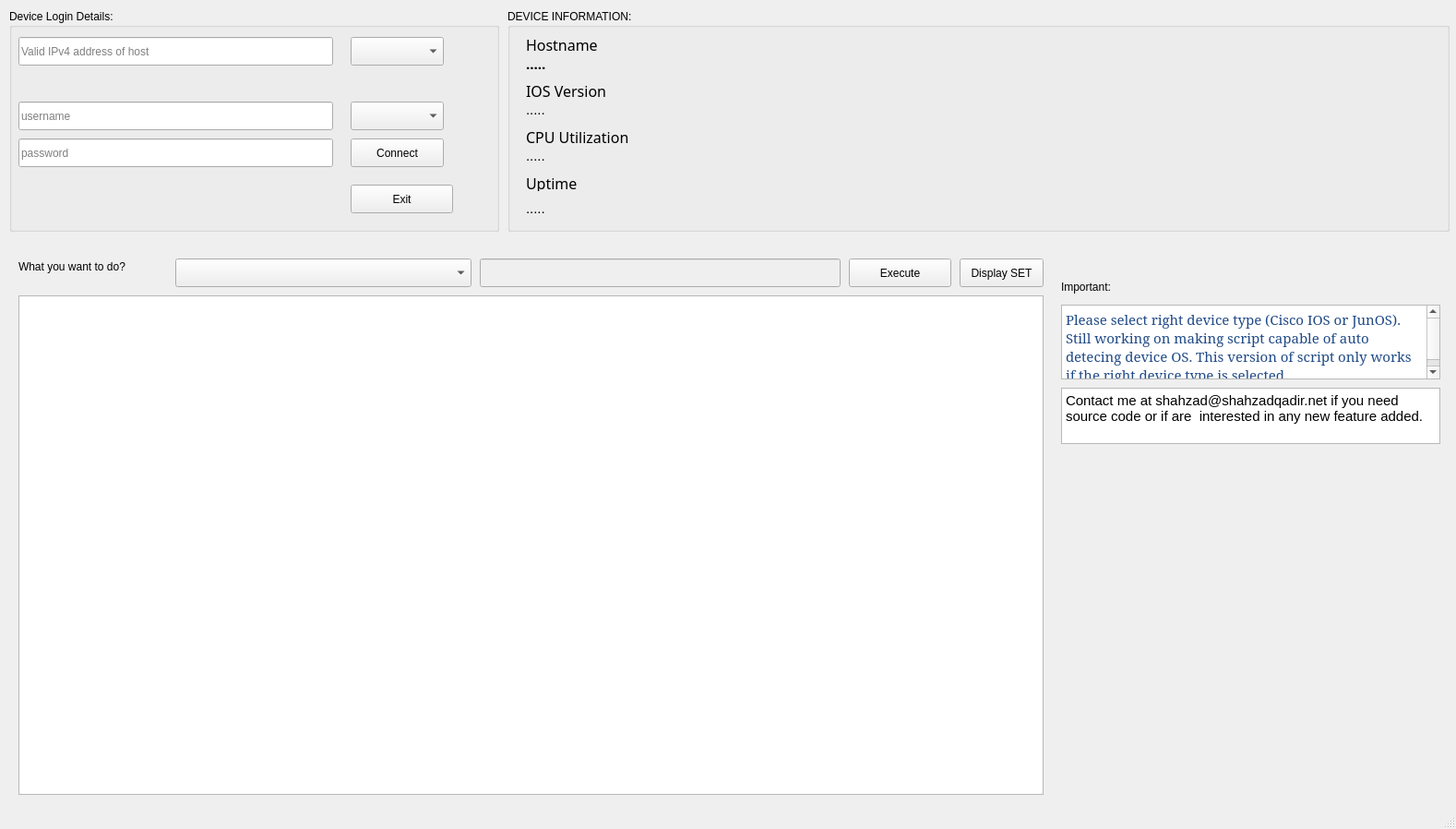
<?xml version="1.0" encoding="UTF-8"?>
<ui version="4.0">
 <class>MainWindow</class>
 <widget class="QMainWindow" name="MainWindow">
  <property name="enabled">
   <bool>true</bool>
  </property>
  <property name="geometry">
   <rect>
    <x>0</x>
    <y>0</y>
    <width>1578</width>
    <height>898</height>
   </rect>
  </property>
  <property name="windowTitle">
   <string>MainWindow</string>
  </property>
  <widget class="QWidget" name="centralwidget">
   <widget class="QGroupBox" name="groupBox">
    <property name="geometry">
     <rect>
      <x>10</x>
      <y>10</y>
      <width>531</width>
      <height>241</height>
     </rect>
    </property>
    <property name="title">
     <string>Device Login Details:</string>
    </property>
    <widget class="QLabel" name="lbl_ifvalid_host">
     <property name="geometry">
      <rect>
       <x>10</x>
       <y>70</y>
       <width>341</width>
       <height>17</height>
      </rect>
     </property>
     <property name="font">
      <font>
       <pointsize>12</pointsize>
       <weight>50</weight>
       <bold>false</bold>
      </font>
     </property>
     <property name="text">
      <string/>
     </property>
    </widget>
    <widget class="QComboBox" name="combo_protocol">
     <property name="geometry">
      <rect>
       <x>370</x>
       <y>30</y>
       <width>101</width>
       <height>31</height>
      </rect>
     </property>
     <property name="toolTip">
      <string>Select Protocol: SSH/Telnet</string>
     </property>
    </widget>
    <widget class="QLineEdit" name="edit_ip_add">
     <property name="geometry">
      <rect>
       <x>10</x>
       <y>30</y>
       <width>341</width>
       <height>31</height>
      </rect>
     </property>
     <property name="placeholderText">
      <string>Valid IPv4 address of host</string>
     </property>
    </widget>
    <widget class="QLabel" name="label">
     <property name="geometry">
      <rect>
       <x>10</x>
       <y>180</y>
       <width>341</width>
       <height>41</height>
      </rect>
     </property>
     <property name="font">
      <font>
       <family>Franklin Gothic Medium</family>
       <pointsize>11</pointsize>
       <weight>50</weight>
       <bold>false</bold>
      </font>
     </property>
     <property name="text">
      <string/>
     </property>
     <property name="wordWrap">
      <bool>true</bool>
     </property>
    </widget>
    <widget class="QLineEdit" name="edit_username">
     <property name="geometry">
      <rect>
       <x>10</x>
       <y>100</y>
       <width>341</width>
       <height>31</height>
      </rect>
     </property>
     <property name="placeholderText">
      <string>username</string>
     </property>
    </widget>
    <widget class="QComboBox" name="combo_device_type">
     <property name="geometry">
      <rect>
       <x>370</x>
       <y>100</y>
       <width>101</width>
       <height>31</height>
      </rect>
     </property>
     <property name="toolTip">
      <string>Device Type: Cisco IOS or Junos</string>
     </property>
    </widget>
    <widget class="QLineEdit" name="edit_password">
     <property name="geometry">
      <rect>
       <x>10</x>
       <y>140</y>
       <width>341</width>
       <height>31</height>
      </rect>
     </property>
     <property name="echoMode">
      <enum>QLineEdit::Password</enum>
     </property>
     <property name="placeholderText">
      <string>password</string>
     </property>
    </widget>
    <widget class="QPushButton" name="btn_connect">
     <property name="geometry">
      <rect>
       <x>370</x>
       <y>140</y>
       <width>101</width>
       <height>31</height>
      </rect>
     </property>
     <property name="text">
      <string>Connect</string>
     </property>
    </widget>
    <widget class="QPushButton" name="btn_exit">
     <property name="geometry">
      <rect>
       <x>370</x>
       <y>190</y>
       <width>111</width>
       <height>31</height>
      </rect>
     </property>
     <property name="text">
      <string>Exit</string>
     </property>
    </widget>
   </widget>
   <widget class="QGroupBox" name="groupBox_2">
    <property name="geometry">
     <rect>
      <x>550</x>
      <y>10</y>
      <width>1021</width>
      <height>241</height>
     </rect>
    </property>
    <property name="title">
     <string>DEVICE INFORMATION:</string>
    </property>
    <widget class="QLabel" name="label_2">
     <property name="geometry">
      <rect>
       <x>20</x>
       <y>30</y>
       <width>81</width>
       <height>17</height>
      </rect>
     </property>
     <property name="font">
      <font>
       <family>Franklin Gothic Medium</family>
       <pointsize>12</pointsize>
       <weight>50</weight>
       <bold>false</bold>
      </font>
     </property>
     <property name="text">
      <string>Hostname</string>
     </property>
    </widget>
    <widget class="QLabel" name="label_3">
     <property name="geometry">
      <rect>
       <x>20</x>
       <y>130</y>
       <width>131</width>
       <height>17</height>
      </rect>
     </property>
     <property name="font">
      <font>
       <family>Franklin Gothic Medium</family>
       <pointsize>12</pointsize>
      </font>
     </property>
     <property name="text">
      <string>CPU Utilization</string>
     </property>
    </widget>
    <widget class="QLabel" name="label_4">
     <property name="geometry">
      <rect>
       <x>20</x>
       <y>80</y>
       <width>111</width>
       <height>17</height>
      </rect>
     </property>
     <property name="font">
      <font>
       <family>Franklin Gothic Medium</family>
       <pointsize>12</pointsize>
      </font>
     </property>
     <property name="text">
      <string>IOS Version</string>
     </property>
    </widget>
    <widget class="QLabel" name="label_5">
     <property name="geometry">
      <rect>
       <x>20</x>
       <y>180</y>
       <width>131</width>
       <height>17</height>
      </rect>
     </property>
     <property name="font">
      <font>
       <family>Franklin Gothic Medium</family>
       <pointsize>12</pointsize>
      </font>
     </property>
     <property name="text">
      <string>Uptime</string>
     </property>
    </widget>
    <widget class="QLabel" name="lbl_hostname">
     <property name="geometry">
      <rect>
       <x>20</x>
       <y>50</y>
       <width>981</width>
       <height>17</height>
      </rect>
     </property>
     <property name="font">
      <font>
       <family>Bahnschrift SemiBold</family>
       <pointsize>11</pointsize>
       <weight>75</weight>
       <bold>true</bold>
      </font>
     </property>
     <property name="text">
      <string>.....</string>
     </property>
     <property name="wordWrap">
      <bool>true</bool>
     </property>
    </widget>
    <widget class="QLabel" name="lbl_ios_version">
     <property name="geometry">
      <rect>
       <x>20</x>
       <y>100</y>
       <width>981</width>
       <height>17</height>
      </rect>
     </property>
     <property name="font">
      <font>
       <pointsize>11</pointsize>
      </font>
     </property>
     <property name="text">
      <string>.....</string>
     </property>
     <property name="wordWrap">
      <bool>true</bool>
     </property>
    </widget>
    <widget class="QLabel" name="lbl_cpu_utilization">
     <property name="geometry">
      <rect>
       <x>20</x>
       <y>150</y>
       <width>981</width>
       <height>17</height>
      </rect>
     </property>
     <property name="font">
      <font>
       <pointsize>11</pointsize>
      </font>
     </property>
     <property name="text">
      <string>.....</string>
     </property>
     <property name="wordWrap">
      <bool>true</bool>
     </property>
    </widget>
    <widget class="QLabel" name="lbl_uptime">
     <property name="geometry">
      <rect>
       <x>20</x>
       <y>200</y>
       <width>981</width>
       <height>31</height>
      </rect>
     </property>
     <property name="font">
      <font>
       <pointsize>11</pointsize>
      </font>
     </property>
     <property name="text">
      <string>.....</string>
     </property>
     <property name="wordWrap">
      <bool>true</bool>
     </property>
    </widget>
   </widget>
   <widget class="QLabel" name="label_6">
    <property name="geometry">
     <rect>
      <x>20</x>
      <y>280</y>
      <width>161</width>
      <height>17</height>
     </rect>
    </property>
    <property name="text">
     <string>What you want to do?</string>
    </property>
   </widget>
   <widget class="QComboBox" name="combo_commands">
    <property name="geometry">
     <rect>
      <x>190</x>
      <y>280</y>
      <width>321</width>
      <height>31</height>
     </rect>
    </property>
   </widget>
   <widget class="QLineEdit" name="edit_custom_command">
    <property name="enabled">
     <bool>false</bool>
    </property>
    <property name="geometry">
     <rect>
      <x>520</x>
      <y>280</y>
      <width>391</width>
      <height>31</height>
     </rect>
    </property>
   </widget>
   <widget class="QPushButton" name="btn_execute_command">
    <property name="geometry">
     <rect>
      <x>920</x>
      <y>280</y>
      <width>111</width>
      <height>31</height>
     </rect>
    </property>
    <property name="text">
     <string>Execute</string>
    </property>
   </widget>
   <widget class="QPlainTextEdit" name="ptedit_cmd_output">
    <property name="geometry">
     <rect>
      <x>20</x>
      <y>320</y>
      <width>1111</width>
      <height>541</height>
     </rect>
    </property>
   </widget>
   <widget class="QPushButton" name="btn_display_set">
    <property name="geometry">
     <rect>
      <x>1040</x>
      <y>280</y>
      <width>91</width>
      <height>31</height>
     </rect>
    </property>
    <property name="text">
     <string>Display SET</string>
    </property>
   </widget>
   <widget class="QLabel" name="label_7">
    <property name="geometry">
     <rect>
      <x>1150</x>
      <y>300</y>
      <width>261</width>
      <height>21</height>
     </rect>
    </property>
    <property name="text">
     <string>Important:</string>
    </property>
   </widget>
   <widget class="QTextBrowser" name="textBrowser">
    <property name="geometry">
     <rect>
      <x>1150</x>
      <y>330</y>
      <width>411</width>
      <height>81</height>
     </rect>
    </property>
    <property name="font">
     <font>
      <family>Serif</family>
     </font>
    </property>
    <property name="html">
     <string>&lt;!DOCTYPE HTML PUBLIC &quot;-//W3C//DTD HTML 4.0//EN&quot; &quot;http://www.w3.org/TR/REC-html40/strict.dtd&quot;&gt;
&lt;html&gt;&lt;head&gt;&lt;meta name=&quot;qrichtext&quot; content=&quot;1&quot; /&gt;&lt;style type=&quot;text/css&quot;&gt;
p, li { white-space: pre-wrap; }
&lt;/style&gt;&lt;/head&gt;&lt;body style=&quot; font-family:'Serif'; font-size:11pt; font-weight:400; font-style:normal;&quot;&gt;
&lt;p style=&quot; margin-top:0px; margin-bottom:0px; margin-left:0px; margin-right:0px; -qt-block-indent:0; text-indent:0px;&quot;&gt;&lt;span style=&quot; font-family:'Ubuntu'; color:#204a87;&quot;&gt;Please select right device type (Cisco IOS or JunOS). Still working on making script capable of auto detecing device OS. This version of script only works if the right device type is selected.&lt;/span&gt;&lt;/p&gt;&lt;/body&gt;&lt;/html&gt;</string>
    </property>
   </widget>
   <widget class="QTextBrowser" name="textBrowser_2">
    <property name="geometry">
     <rect>
      <x>1150</x>
      <y>420</y>
      <width>411</width>
      <height>61</height>
     </rect>
    </property>
    <property name="html">
     <string>&lt;!DOCTYPE HTML PUBLIC &quot;-//W3C//DTD HTML 4.0//EN&quot; &quot;http://www.w3.org/TR/REC-html40/strict.dtd&quot;&gt;
&lt;html&gt;&lt;head&gt;&lt;meta name=&quot;qrichtext&quot; content=&quot;1&quot; /&gt;&lt;style type=&quot;text/css&quot;&gt;
p, li { white-space: pre-wrap; }
&lt;/style&gt;&lt;/head&gt;&lt;body style=&quot; font-family:'Ubuntu'; font-size:11pt; font-weight:400; font-style:normal;&quot;&gt;
&lt;p style=&quot; margin-top:0px; margin-bottom:0px; margin-left:0px; margin-right:0px; -qt-block-indent:0; text-indent:0px;&quot;&gt;Contact me at shahzad@shahzadqadir.net if you need source code or if are  interested in any new feature added.&lt;/p&gt;&lt;/body&gt;&lt;/html&gt;</string>
    </property>
   </widget>
  </widget>
  <widget class="QMenuBar" name="menubar">
   <property name="geometry">
    <rect>
     <x>0</x>
     <y>0</y>
     <width>1578</width>
     <height>22</height>
    </rect>
   </property>
  </widget>
  <widget class="QStatusBar" name="statusbar"/>
 </widget>
 <resources/>
 <connections/>
</ui>
